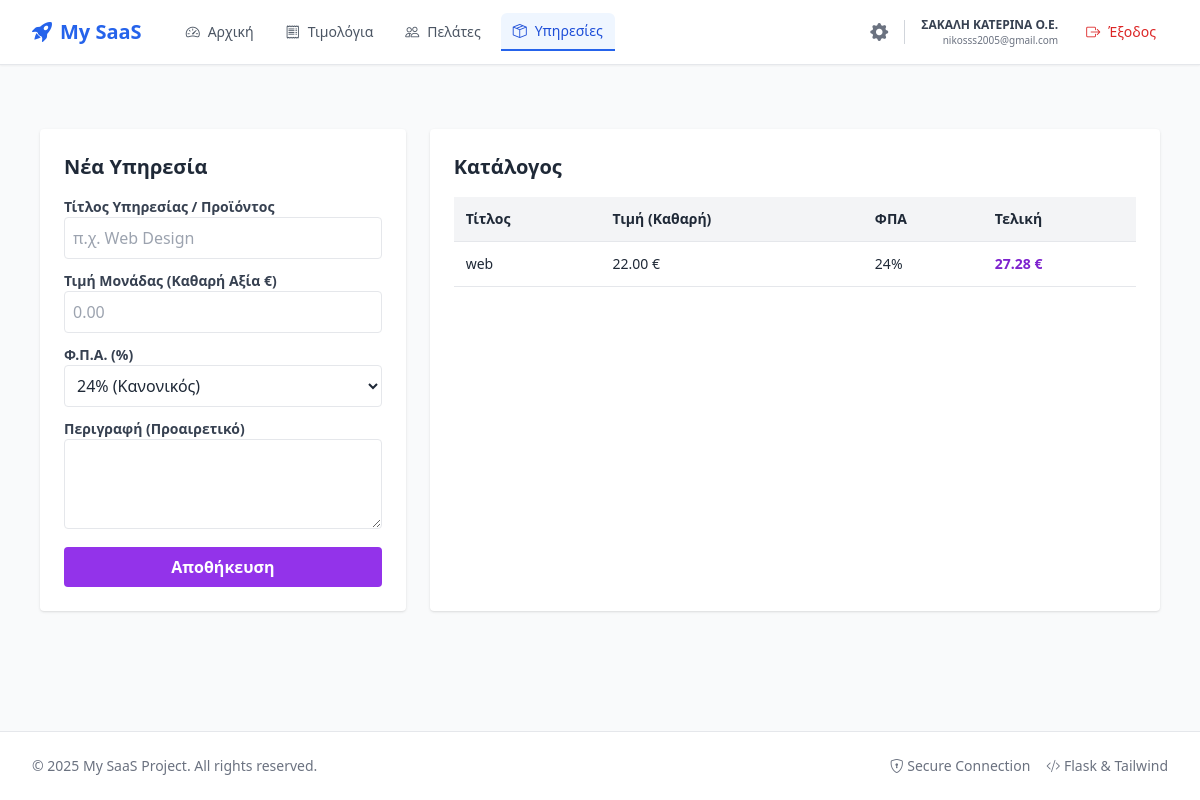
Screenshot of /products (signed in) with the database file from the repository.
### app/models/user.py (models this page shows, shortened)
class User(UserMixin, db.Model):
    __tablename__ = 'users'
    id = db.Column(db.Integer, primary_key=True)
    email = db.Column(db.String(120), unique=True, nullable=False)
    password_hash = db.Column(db.String(256), nullable=False)
    plan_id = db.Column(db.Integer, db.ForeignKey('subscription_plans.id'), nullable=True, default=1)
    subscription_expires = db.Column(db.DateTime, nullable=True)
    billing_cycle = db.Column(db.String(20), default='monthly')
    auto_renew = db.Column(db.Boolean, default=False)
    is_email_verified = db.Column(db.Boolean, default=False)
    last_login_at = db.Column(db.DateTime, nullable=True)
    last_login_ip = db.Column(db.String(50), nullable=True)
    created_at = db.Column(db.DateTime, default=lambda: datetime.now(timezone.utc))
    afm = db.Column(db.String(20), nullable=True)
    company_title = db.Column(db.String(200), nullable=True)
    profession = db.Column(db.String(200), nullable=True)
    address = db.Column(db.String(200), nullable=True)
    doy = db.Column(db.String(100), nullable=True)
    aade_user_id = db.Column(db.String(500), nullable=True)
    aade_key = db.Column(db.String(500), nullable=True)
    plan = db.relationship('SubscriptionPlan', backref='users')

### app/models/product.py (models this page shows, shortened)
class ProductService(db.Model):
    __tablename__ = 'products_services'
    id = db.Column(db.Integer, primary_key=True)
    user_id = db.Column(db.Integer, db.ForeignKey('users.id'), nullable=False)
    title = db.Column(db.String(200), nullable=False)
    description = db.Column(db.Text, nullable=True)
    default_price = db.Column(db.Float, nullable=False)
    vat_percent = db.Column(db.Float, default=24.0)
    vat_category = db.Column(db.Integer, default=1)
    classification_type = db.Column(db.String(50), default='E3_561_001')
    classification_category = db.Column(db.String(50), default='category2_1')
    is_active = db.Column(db.Boolean, default=True)
    created_at = db.Column(db.DateTime, default=lambda: datetime.now(timezone.utc))
    user = db.relationship('User', backref=db.backref('products', lazy=True))

### app/main/routes.py (the view, shortened to what this page needs)
@main.route('/products', methods=['GET', 'POST'])
@login_required
def products():
    form = ProductServiceForm()
    my_products = ProductService.query.filter_by(user_id=current_user.id, is_active=True).all()
    return render_template('products.html', form=form, products=my_products)

### app/main/forms.py
class ProductServiceForm(FlaskForm):
    title = StringField('Τίτλος Υπηρεσίας / Προϊόντος', validators=[DataRequired(), Length(min=2, max=200)])
    description = TextAreaField('Περιγραφή (Προαιρετικό)')
    default_price = FloatField('Τιμή Μονάδας (Καθαρή Αξία €)', validators=[DataRequired()])
    vat_percent = SelectField('Φ.Π.Α. (%)', choices=[
        (24.0, '24% (Κανονικός)'),
        (13.0, '13% (Μειωμένος)'),
        (6.0, '6% (Υπερμειωμένος)'),
        (0.0, '0% (Άνευ ΦΠΑ)')
    ], coerce=float)
    submit = SubmitField('Αποθήκευση')

### app/__init__.py (called while the page is built)
def create_app():
    app = Flask(__name__)
    app.config.from_object(Config)
    db.init_app(app)
    login_manager.init_app(app)
    login_manager.login_view = 'auth.login'
    login_manager.login_message_category = 'info'
    with app.app_context():
        from .models import user
        from .models import customer
        from .models import product
        from .models import invoice
        from .models import subscription
        from .models import security
        from .models import audit
        @login_manager.user_loader
        def load_user(user_id):
            return user.User.query.get(int(user_id))
        from .auth import auth as auth_blueprint
        app.register_blueprint(auth_blueprint, url_prefix='/auth')
        from .main import main as main_blueprint
        app.register_blueprint(main_blueprint)
        db.create_all()
    return app

### app/templates/products.html (shortened to what this page needs)
{% extends "base.html" %}
{% block content %}
<div class="flex flex-col md:flex-row gap-6 p-6">
    <div class="w-full md:w-1/3 bg-white p-6 rounded shadow h-fit">
        <h2 class="text-xl font-bold mb-4">Νέα Υπηρεσία</h2>
        <form method="POST">
            <div class="mb-3">
                {{ form.title.label(class="block text-sm font-bold text-gray-700") }}
                {{ form.title(class="w-full border p-2 rounded", placeholder="π.χ. Web Design") }}
            </div>
            <div class="mb-3">
                {{ form.default_price.label(class="block text-sm font-bold text-gray-700") }}
                {{ form.default_price(class="w-full border p-2 rounded", placeholder="0.00") }}
            </div>
            <div class="mb-3">
                {{ form.vat_percent.label(class="block text-sm font-bold text-gray-700") }}
                {{ form.vat_percent(class="w-full border p-2 rounded bg-white") }}
            </div>
            <div class="mb-3">
                {{ form.description.label(class="block text-sm font-bold text-gray-700") }}
                {{ form.description(class="w-full border p-2 rounded", rows="3") }}
            </div>
            {{ form.submit(class="w-full bg-purple-600 text-white font-bold py-2 rounded cursor-pointer hover:bg-purple-700") }}
        </form>
    </div>
    <div class="w-full md:w-2/3 bg-white p-6 rounded shadow overflow-auto">
        <h2 class="text-xl font-bold mb-4">Κατάλογος</h2>
        <table class="min-w-full text-left text-sm">
            <thead class="bg-gray-100 border-b">
                <tr>
                    <th class="p-3">Τίτλος</th>
                    <th class="p-3">Τιμή (Καθαρή)</th>
                    <th class="p-3">ΦΠΑ</th>
                    <th class="p-3">Τελική</th>
                </tr>
            </thead>
            <tbody>
                {% for item in products %}
                <tr class="border-b hover:bg-gray-50">
                    <td class="p-3 font-medium">
                        {{ item.title }}
                    </td>
                    <td class="p-3">{{ "%.2f"|format(item.default_price) }} €</td>
                    <td class="p-3">{{ "%.0f"|format(item.vat_percent) }}%</td>
                    <td class="p-3 font-bold text-purple-700">
                        {{ "%.2f"|format(item.default_price * (1 + item.vat_percent/100)) }} €
                    </td>
                </tr>
                {% else %}
                <tr><td colspan="4" class="p-3 text-gray-500">Δεν υπάρχουν υπηρεσίες.</td></tr>
                {% endfor %}
            </tbody>
        </table>
    </div>
</div>
{% endblock %}

### app/templates/base.html (shortened to what this page needs)
<!DOCTYPE html>
<html lang="el">
<head>
    <script src="https://cdn.tailwindcss.com"></script>
    <link rel="stylesheet" href="https://cdn.jsdelivr.net/npm/bootstrap-icons@1.11.1/font/bootstrap-icons.css">
</head>
<body class="bg-gray-50 font-sans text-gray-800 flex flex-col min-h-screen">
    <nav class="bg-white border-b border-gray-200 sticky top-0 z-50 shadow-sm">
        <div class="max-w-7xl mx-auto px-4 sm:px-6 lg:px-8">
            <div class="flex justify-between h-16">
                <div class="flex">
                    <a href="{{ url_for('main.dashboard') }}" class="flex-shrink-0 flex items-center gap-2 text-blue-600 font-bold text-xl mr-8">
                        <i class="bi bi-rocket-takeoff-fill"></i>
                        <span>My SaaS</span>
                    </a>
                    {% if current_user.is_authenticated %}
                    <div class="hidden md:flex space-x-2 items-center">
                        <a href="{{ url_for('main.dashboard') }}"
                           class="px-3 py-2 rounded-md text-sm font-medium transition-colors duration-150 flex items-center gap-2
                           {% if request.endpoint == 'main.dashboard' %} bg-blue-50 text-blue-700 border-b-2 border-blue-600 rounded-b-none {% else %} text-gray-600 hover:text-blue-600 hover:bg-gray-50 {% endif %}">
                           <i class="bi bi-speedometer2"></i> Αρχική
                        </a>
                        <a href="{{ url_for('main.invoices') }}"
                           class="px-3 py-2 rounded-md text-sm font-medium transition-colors duration-150 flex items-center gap-2
                           {% if 'invoices' in request.endpoint %} bg-blue-50 text-blue-700 border-b-2 border-blue-600 rounded-b-none {% else %} text-gray-600 hover:text-blue-600 hover:bg-gray-50 {% endif %}">
                           <i class="bi bi-receipt"></i> Τιμολόγια
                        </a>
                        <a href="{{ url_for('main.customers') }}"
                           class="px-3 py-2 rounded-md text-sm font-medium transition-colors duration-150 flex items-center gap-2
                           {% if 'customers' in request.endpoint %} bg-blue-50 text-blue-700 border-b-2 border-blue-600 rounded-b-none {% else %} text-gray-600 hover:text-blue-600 hover:bg-gray-50 {% endif %}">
                           <i class="bi bi-people"></i> Πελάτες
                        </a>
                        <a href="{{ url_for('main.products') }}"
                           class="px-3 py-2 rounded-md text-sm font-medium transition-colors duration-150 flex items-center gap-2
                           {% if 'products' in request.endpoint %} bg-blue-50 text-blue-700 border-b-2 border-blue-600 rounded-b-none {% else %} text-gray-600 hover:text-blue-600 hover:bg-gray-50 {% endif %}">
                           <i class="bi bi-box-seam"></i> Υπηρεσίες
                        </a>
                    </div>
                    {% endif %}
                </div>
                <div class="flex items-center space-x-4">
                    {% if current_user.is_authenticated %}
                        <div class="hidden md:flex items-center space-x-4">
                            <a href="{{ url_for('main.settings') }}" class="text-gray-500 hover:text-blue-600 transition" title="Ρυθμίσεις Εταιρείας">
                                <i class="bi bi-gear-fill text-lg"></i>
                            </a>
                            <div class="flex flex-col text-right mr-2">
                                <span class="text-xs font-bold text-gray-700">{{ current_user.company_title or 'Η Εταιρεία μου' }}</span>
                                <span class="text-[10px] text-gray-500">{{ current_user.email }}</span>
                            </div>
                            <a href="{{ url_for('auth.logout') }}" class="text-red-600 hover:text-red-800 hover:bg-red-50 px-3 py-2 rounded-md text-sm font-medium transition flex items-center gap-2">
                                <i class="bi bi-box-arrow-right"></i> Έξοδος
                            </a>
                        </div>
                    {% endif %}
                </div>
            </div>
        </div>
    </nav>
    <main class="flex-grow container mx-auto px-4 py-4 max-w-7xl">
        {% block content %}{% endblock %}
    </main>
    <footer class="bg-white border-t mt-auto py-6">
        <div class="max-w-7xl mx-auto px-4 sm:px-6 lg:px-8 flex flex-col md:flex-row justify-between items-center text-sm text-gray-500">
            <p>© 2025 My SaaS Project. All rights reserved.</p>
            <div class="flex items-center gap-4 mt-2 md:mt-0">
                <span><i class="bi bi-shield-lock"></i> Secure Connection</span>
                <span><i class="bi bi-code-slash"></i> Flask & Tailwind</span>
            </div>
        </div>
    </footer>
</body>
</html>

### app/templates/base.html (style rules this page uses)
body { scroll-padding-top: 5rem; }

### rows the page displays
User: company_title "ΣΑΚΑΛΗ ΚΑΤΕΡΙΝΑ Ο.Ε.", email "nikosss2005@gmail.com"
ProductService: title "web", default_price "22.00", vat_percent "24", item.default_price*(1+item.vat_percent/100) "27.28"
